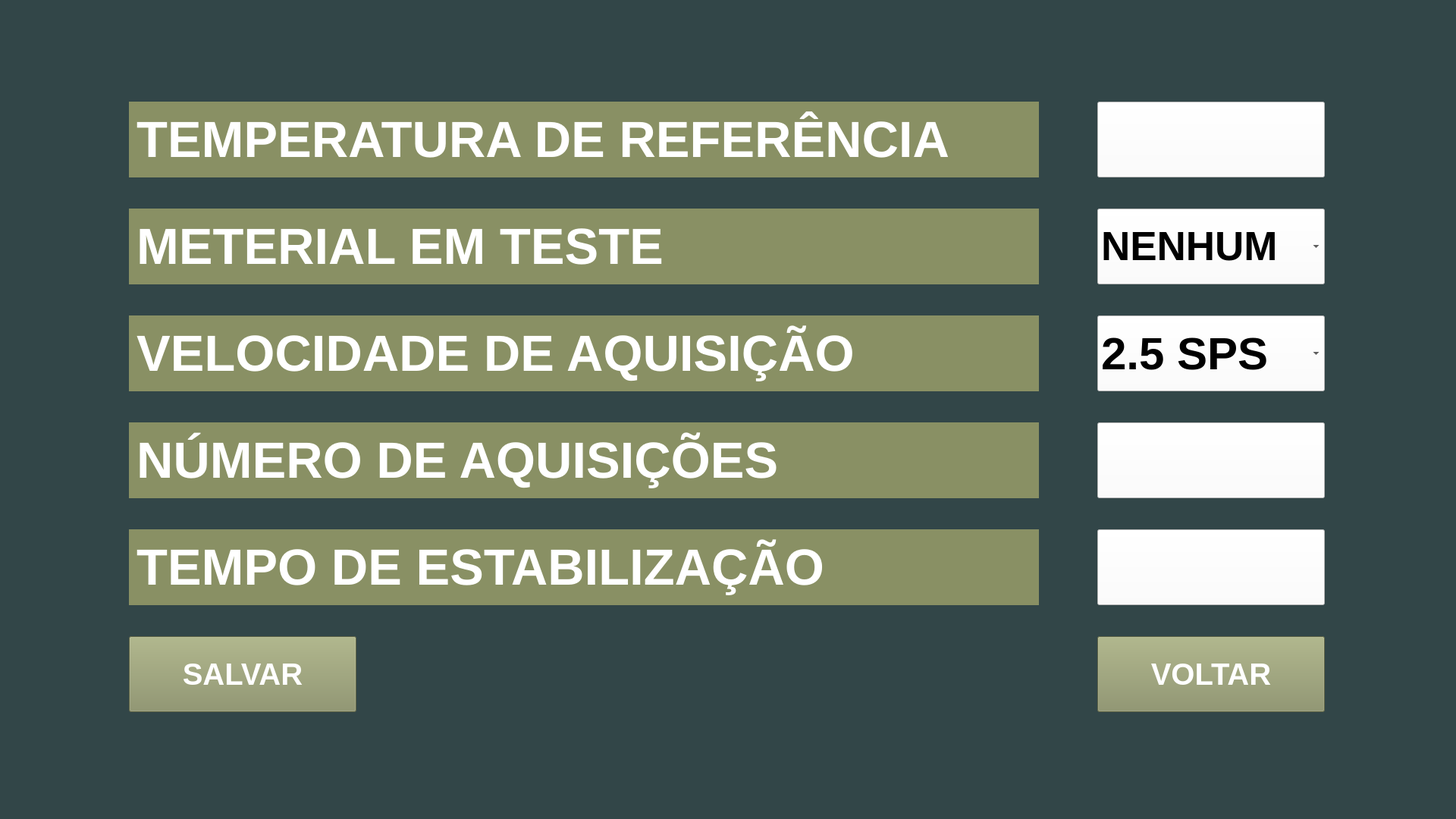
      <widget class="QFrame" name="config">
       <property name="geometry">
        <rect>
         <x>0</x>
         <y>0</y>
         <width>1920</width>
         <height>1080</height>
        </rect>
       </property>
       <property name="styleSheet">
        <string notr="true">background-color: rgb(50, 70, 72);</string>
       </property>
       <widget class="QFrame" name="config_frame">
        <property name="geometry">
         <rect>
          <x>100</x>
          <y>100</y>
          <width>1720</width>
          <height>880</height>
         </rect>
        </property>
        <property name="frameShape">
         <enum>QFrame::StyledPanel</enum>
        </property>
        <property name="frameShadow">
         <enum>QFrame::Raised</enum>
        </property>
        <widget class="QWidget" name="gridLayoutWidget_3">
         <property name="geometry">
          <rect>
           <x>-1</x>
           <y>-1</y>
           <width>1721</width>
           <height>881</height>
          </rect>
         </property>
         <layout class="QGridLayout" name="gridLayout_4">
          <item row="4" column="0">
           <widget class="QLabel" name="label_22">
            <property name="sizePolicy">
             <sizepolicy hsizetype="Preferred" vsizetype="Expanding">
              <horstretch>0</horstretch>
              <verstretch>0</verstretch>
             </sizepolicy>
            </property>
            <property name="minimumSize">
             <size>
              <width>1200</width>
              <height>100</height>
             </size>
            </property>
            <property name="maximumSize">
             <size>
              <width>1200</width>
              <height>100</height>
             </size>
            </property>
            <property name="font">
             <font>
              <pointsize>50</pointsize>
              <weight>75</weight>
              <bold>true</bold>
             </font>
            </property>
            <property name="styleSheet">
             <string notr="true">background-color: rgb(137, 144, 100);
color: rgb(255, 255, 255);</string>
            </property>
            <property name="text">
             <string>TEMPO DE ESTABILIZAÇÃO</string>
            </property>
            <property name="alignment">
             <set>Qt::AlignLeading|Qt::AlignLeft|Qt::AlignVCenter</set>
            </property>
            <property name="indent">
             <number>10</number>
            </property>
           </widget>
          </item>
          <item row="5" column="1" alignment="Qt::AlignRight">
           <widget class="QPushButton" name="config_back_button">
            <property name="enabled">
             <bool>true</bool>
            </property>
            <property name="minimumSize">
             <size>
              <width>300</width>
              <height>100</height>
             </size>
            </property>
            <property name="maximumSize">
             <size>
              <width>300</width>
              <height>100</height>
             </size>
            </property>
            <property name="font">
             <font>
              <pointsize>30</pointsize>
              <weight>75</weight>
              <bold>true</bold>
             </font>
            </property>
            <property name="styleSheet">
             <string notr="true">background-color: rgb(137, 144, 100);
color: rgb(255, 255, 255);</string>
            </property>
            <property name="text">
             <string>VOLTAR</string>
            </property>
           </widget>
          </item>
          <item row="4" column="1">
           <layout class="QHBoxLayout" name="horizontalLayout_5">
            <property name="spacing">
             <number>0</number>
            </property>
            <item>
             <widget class="QPushButton" name="config_stabilization_field">
              <property name="enabled">
               <bool>true</bool>
              </property>
              <property name="minimumSize">
               <size>
                <width>300</width>
                <height>100</height>
               </size>
              </property>
              <property name="maximumSize">
               <size>
                <width>300</width>
                <height>100</height>
               </size>
              </property>
              <property name="font">
               <font>
                <pointsize>50</pointsize>
                <weight>75</weight>
                <bold>true</bold>
               </font>
              </property>
              <property name="styleSheet">
               <string notr="true">background-color: rgb(255, 255, 255);
color: rgb(0, 0, 0);</string>
              </property>
              <property name="text">
               <string/>
              </property>
             </widget>
            </item>
           </layout>
          </item>
          <item row="1" column="1">
           <layout class="QHBoxLayout" name="horizontalLayout_2">
            <property name="spacing">
             <number>0</number>
            </property>
            <item>
             <widget class="QComboBox" name="config_material_field">
              <property name="minimumSize">
               <size>
                <width>300</width>
                <height>100</height>
               </size>
              </property>
              <property name="maximumSize">
               <size>
                <width>300</width>
                <height>100</height>
               </size>
              </property>
              <property name="font">
               <font>
                <pointsize>40</pointsize>
                <weight>75</weight>
                <bold>true</bold>
               </font>
              </property>
              <property name="styleSheet">
               <string notr="true">background-color: rgb(255, 255, 255);</string>
              </property>
              <item>
               <property name="text">
                <string>NENHUM</string>
               </property>
              </item>
              <item>
               <property name="text">
                <string>COBRE</string>
               </property>
              </item>
              <item>
               <property name="text">
                <string>ALUMÍNIO</string>
               </property>
              </item>
             </widget>
            </item>
           </layout>
          </item>
          <item row="0" column="1">
           <widget class="QPushButton" name="config_temp_ref_field">
            <property name="enabled">
             <bool>true</bool>
            </property>
            <property name="minimumSize">
             <size>
              <width>300</width>
              <height>100</height>
             </size>
            </property>
            <property name="maximumSize">
             <size>
              <width>300</width>
              <height>100</height>
             </size>
            </property>
            <property name="font">
             <font>
              <pointsize>50</pointsize>
              <weight>75</weight>
              <bold>true</bold>
             </font>
            </property>
            <property name="styleSheet">
             <string notr="true">background-color: rgb(255, 255, 255);
color: rgb(0, 0, 0);</string>
            </property>
            <property name="text">
             <string/>
            </property>
           </widget>
          </item>
          <item row="3" column="0">
           <widget class="QLabel" name="label_21">
            <property name="sizePolicy">
             <sizepolicy hsizetype="Preferred" vsizetype="Expanding">
              <horstretch>0</horstretch>
              <verstretch>0</verstretch>
             </sizepolicy>
            </property>
            <property name="minimumSize">
             <size>
              <width>1200</width>
              <height>100</height>
             </size>
            </property>
            <property name="maximumSize">
             <size>
              <width>1200</width>
              <height>100</height>
             </size>
            </property>
            <property name="font">
             <font>
              <pointsize>50</pointsize>
              <weight>75</weight>
              <bold>true</bold>
             </font>
            </property>
            <property name="styleSheet">
             <string notr="true">background-color: rgb(137, 144, 100);
color: rgb(255, 255, 255);</string>
            </property>
            <property name="text">
             <string>NÚMERO DE AQUISIÇÕES</string>
            </property>
            <property name="alignment">
             <set>Qt::AlignLeading|Qt::AlignLeft|Qt::AlignVCenter</set>
            </property>
            <property name="indent">
             <number>10</number>
            </property>
           </widget>
          </item>
          <item row="0" column="0">
           <widget class="QLabel" name="label_19">
            <property name="sizePolicy">
             <sizepolicy hsizetype="Preferred" vsizetype="Expanding">
              <horstretch>0</horstretch>
              <verstretch>0</verstretch>
             </sizepolicy>
            </property>
            <property name="minimumSize">
             <size>
              <width>1200</width>
              <height>100</height>
             </size>
            </property>
            <property name="maximumSize">
             <size>
              <width>1200</width>
              <height>100</height>
             </size>
            </property>
            <property name="font">
             <font>
              <pointsize>50</pointsize>
              <weight>75</weight>
              <bold>true</bold>
             </font>
            </property>
            <property name="styleSheet">
             <string notr="true">background-color: rgb(137, 144, 100);
color: rgb(255, 255, 255);</string>
            </property>
            <property name="text">
             <string>TEMPERATURA DE REFERÊNCIA</string>
            </property>
            <property name="alignment">
             <set>Qt::AlignLeading|Qt::AlignLeft|Qt::AlignVCenter</set>
            </property>
            <property name="indent">
             <number>10</number>
            </property>
           </widget>
          </item>
          <item row="5" column="0">
           <widget class="QPushButton" name="config_save_button">
            <property name="enabled">
             <bool>true</bool>
            </property>
            <property name="minimumSize">
             <size>
              <width>300</width>
              <height>100</height>
             </size>
            </property>
            <property name="maximumSize">
             <size>
              <width>300</width>
              <height>100</height>
             </size>
            </property>
            <property name="font">
             <font>
              <pointsize>30</pointsize>
              <weight>75</weight>
              <bold>true</bold>
             </font>
            </property>
            <property name="styleSheet">
             <string notr="true">background-color: rgb(137, 144, 100);
color: rgb(255, 255, 255);</string>
            </property>
            <property name="text">
             <string>SALVAR</string>
            </property>
           </widget>
          </item>
          <item row="3" column="1">
           <layout class="QHBoxLayout" name="horizontalLayout_4">
            <property name="spacing">
             <number>0</number>
            </property>
            <item>
             <widget class="QPushButton" name="config_aquisitions_field">
              <property name="enabled">
               <bool>true</bool>
              </property>
              <property name="minimumSize">
               <size>
                <width>300</width>
                <height>100</height>
               </size>
              </property>
              <property name="maximumSize">
               <size>
                <width>300</width>
                <height>100</height>
               </size>
              </property>
              <property name="font">
               <font>
                <pointsize>50</pointsize>
                <weight>75</weight>
                <bold>true</bold>
               </font>
              </property>
              <property name="styleSheet">
               <string notr="true">background-color: rgb(255, 255, 255);
color: rgb(0, 0, 0);</string>
              </property>
              <property name="text">
               <string/>
              </property>
             </widget>
            </item>
           </layout>
          </item>
          <item row="1" column="0">
           <widget class="QLabel" name="label_20">
            <property name="sizePolicy">
             <sizepolicy hsizetype="Preferred" vsizetype="Expanding">
              <horstretch>0</horstretch>
              <verstretch>0</verstretch>
             </sizepolicy>
            </property>
            <property name="minimumSize">
             <size>
              <width>1200</width>
              <height>100</height>
             </size>
            </property>
            <property name="maximumSize">
             <size>
              <width>1200</width>
              <height>100</height>
             </size>
            </property>
            <property name="font">
             <font>
              <pointsize>50</pointsize>
              <weight>75</weight>
              <bold>true</bold>
             </font>
            </property>
            <property name="styleSheet">
             <string notr="true">background-color: rgb(137, 144, 100);
color: rgb(255, 255, 255);</string>
            </property>
            <property name="text">
             <string>METERIAL EM TESTE</string>
            </property>
            <property name="alignment">
             <set>Qt::AlignLeading|Qt::AlignLeft|Qt::AlignVCenter</set>
            </property>
            <property name="indent">
             <number>10</number>
            </property>
           </widget>
          </item>
          <item row="2" column="0">
           <widget class="QLabel" name="label_28">
            <property name="sizePolicy">
             <sizepolicy hsizetype="Preferred" vsizetype="Expanding">
              <horstretch>0</horstretch>
              <verstretch>0</verstretch>
             </sizepolicy>
            </property>
            <property name="minimumSize">
             <size>
              <width>1200</width>
              <height>100</height>
             </size>
            </property>
            <property name="maximumSize">
             <size>
              <width>1200</width>
              <height>100</height>
             </size>
            </property>
            <property name="font">
             <font>
              <pointsize>50</pointsize>
              <weight>75</weight>
              <bold>true</bold>
             </font>
            </property>
            <property name="styleSheet">
             <string notr="true">background-color: rgb(137, 144, 100);
color: rgb(255, 255, 255);</string>
            </property>
            <property name="text">
             <string>VELOCIDADE DE AQUISIÇÃO</string>
            </property>
            <property name="alignment">
             <set>Qt::AlignLeading|Qt::AlignLeft|Qt::AlignVCenter</set>
            </property>
            <property name="indent">
             <number>10</number>
            </property>
           </widget>
          </item>
          <item row="2" column="1">
           <widget class="QComboBox" name="config_data_rate_field">
            <property name="minimumSize">
             <size>
              <width>300</width>
              <height>100</height>
             </size>
            </property>
            <property name="maximumSize">
             <size>
              <width>300</width>
              <height>100</height>
             </size>
            </property>
            <property name="font">
             <font>
              <pointsize>45</pointsize>
              <weight>75</weight>
              <bold>true</bold>
             </font>
            </property>
            <property name="styleSheet">
             <string notr="true">background-color: rgb(255, 255, 255);</string>
            </property>
            <item>
             <property name="text">
              <string>2.5 SPS</string>
             </property>
            </item>
            <item>
             <property name="text">
              <string>5 SPS</string>
             </property>
            </item>
            <item>
             <property name="text">
              <string>10 SPS</string>
             </property>
            </item>
            <item>
             <property name="text">
              <string>15 SPS</string>
             </property>
            </item>
            <item>
             <property name="text">
              <string>25 SPS</string>
             </property>
            </item>
           </widget>
          </item>
         </layout>
        </widget>
       </widget>
      </widget>
